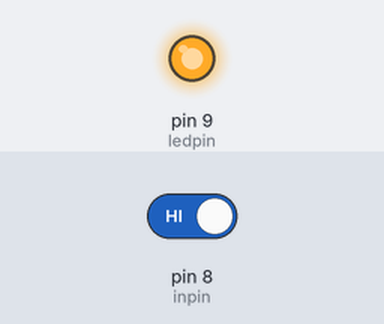
The sketch below on a simulated Arduino Uno, built with avr-gcc and run on an emulated ATmega328P. Shown: output pins drawn as LEDs (lit = HIGH). Inputs (shaded band) come from the test bench; at power-on: pin 8 (inpin) HIGH.

Above: at 1.2 s.
1.3 s: pin 8 (inpin) driven LOW
At 2.1 s:
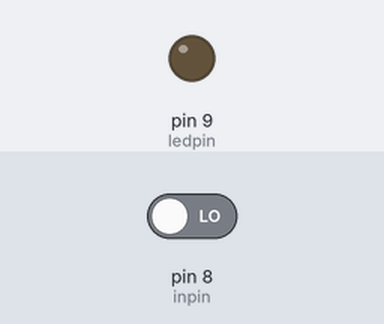
2.8 s: pin 8 (inpin) driven HIGH
At 3.2 s:
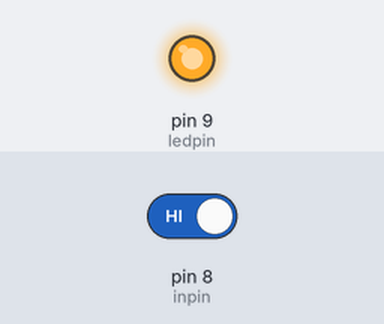
Timing chart, 0 to 5.8 s (numbered marks = the images above; inputs shaded):
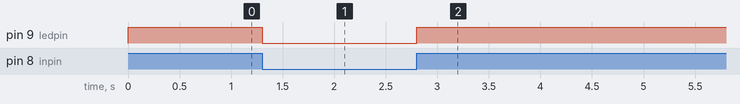

Measured:
- after the input at 1.3 s, pin 9 (ledpin): HIGH → LOW at once
- after the input at 2.8 s, pin 9 (ledpin): LOW → HIGH at once

The sketch:

LED_SW.ino
```cpp
int ledpin=9;//定义数字9 接口
int inpin=8;//定义数字8 接口
int val;//定义变量val
void setup() {
  // put your setup code here, to run once:
pinMode(ledpin,OUTPUT);//定义小灯接口为输出接口
pinMode(inpin,INPUT);//定义按键接口为输入接口
}

void loop() {
  // put your main code here, to run repeatedly:
val=digitalRead(inpin);//读取数字8 口电平值赋给val
if(val==LOW)//检测按键是否按下，按键按下时小灯亮起
{ digitalWrite(ledpin,LOW);}
else
{ digitalWrite(ledpin,HIGH);}
}
```
